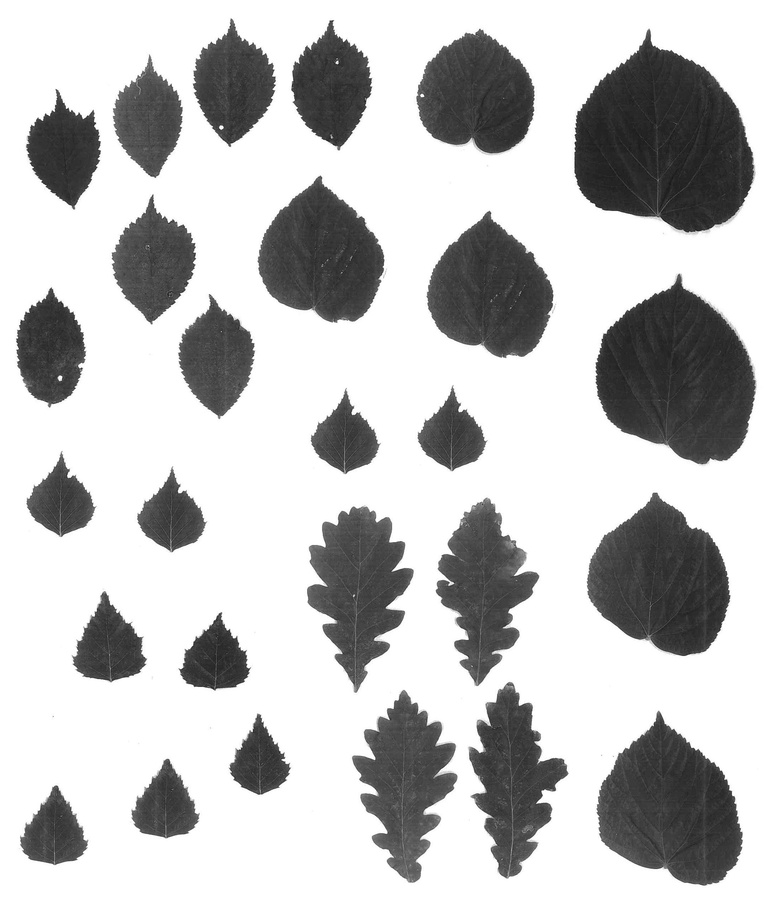
%> input picture LEAVES.jpg, 780 x 905 px, shrunk from 2192 x 2544 before the run
$ octave Final_Stacked_code.m   (GNU Octave 9; MATLAB toolbox functions it lacks are replaced by stand-ins)
%> lines starting %> are read from the running program, lines starting %| are printed output that depends on the picture
%% Marek Nesleha, 223631
%% Leaves recognizer
%% Done for Vision System VIS1-ME-A18, Exam date d.4.1.2019

%% Read each image and template. while also turning them to grayscale
IM = imread('LEAVES.jpg'); IM=rgb2gray(IM);               %% Template image to find leaves on
%> further down, IM is the input picture: size 905x780x3 uint8; min 24, max 255, mean 193.7
T1 = imread('BIRCH_TEMPLATE.jpg'); T1=rgb2gray(T1);       %% Birch template
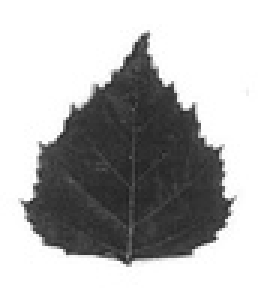
%> input picture BIRCH_TEMPLATE.jpg, 86 x 101 px, shrunk from 243 x 285 before the run (shown 3 times larger)
%> further down, T1 is the input picture: size 101x86x3 uint8; min 32, max 255, mean 180.5
T2 = imread('HAZEL_TEMPLATE.jpg'); T2=rgb2gray(T2);       %% Hazel template
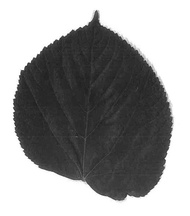
%> input picture HAZEL_TEMPLATE.jpg, 190 x 216 px, shrunk from 535 x 607 before the run
%> further down, T2 is the input picture: size 216x190x3 uint8; min 30, max 255, mean 152.3
T3 = imread('OAK_TEMPLATE.jpg'); T3=rgb2gray(T3);         %% Oak template
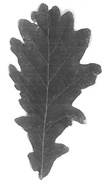
%> input picture OAK_TEMPLATE.jpg, 108 x 185 px, shrunk from 305 x 519 before the run
%> further down, T3 is the input picture: size 185x108x3 uint8; min 53, max 255, mean 177.6
T4 = imread('BEECH_TEMPLATE.jpg'); T4=rgb2gray(T4);       %% Beech template
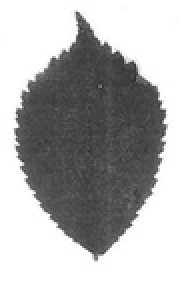
%> input picture BEECH_TEMPLATE.jpg, 92 x 142 px, shrunk from 259 x 399 before the run (shown 2 times larger)
%> further down, T4 is the input picture: size 142x92x3 uint8; min 45, max 255, mean 175

% Ticking sound when running the code
%> (the run ends here)
